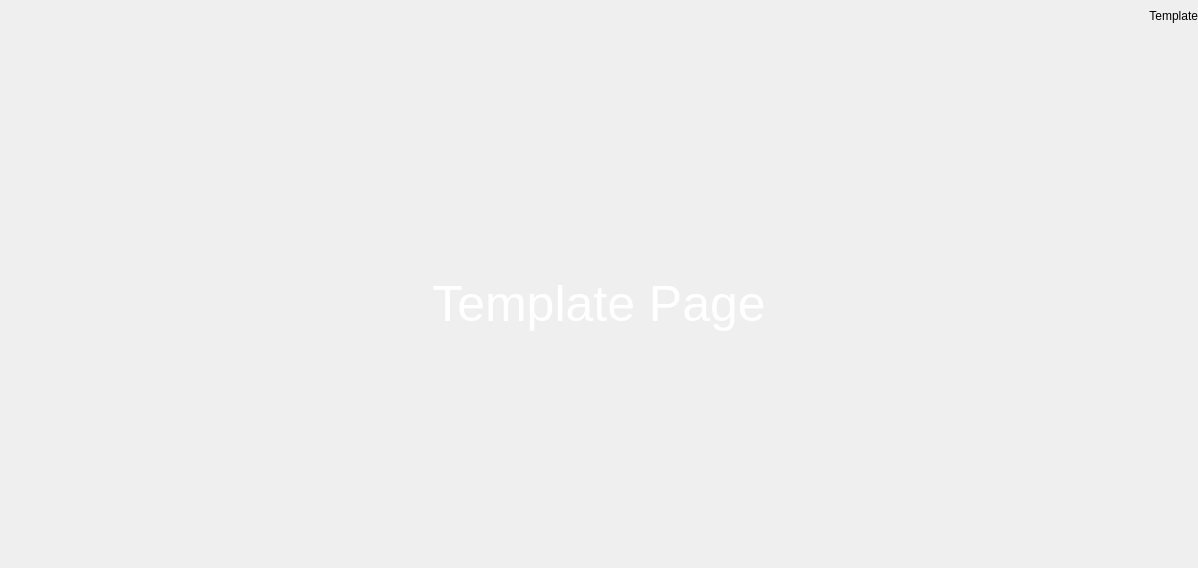
<?xml version="1.0" encoding="UTF-8"?>
<ui version="4.0">
 <class>Page</class>
 <widget class="QWidget" name="Page">
  <property name="geometry">
   <rect>
    <x>0</x>
    <y>0</y>
    <width>1198</width>
    <height>568</height>
   </rect>
  </property>
  <property name="sizePolicy">
   <sizepolicy hsizetype="Preferred" vsizetype="Preferred">
    <horstretch>0</horstretch>
    <verstretch>0</verstretch>
   </sizepolicy>
  </property>
  <property name="windowTitle">
   <string>Form</string>
  </property>
  <property name="styleSheet">
   <string notr="true"/>
  </property>
  <layout class="QVBoxLayout" name="verticalLayout">
   <property name="spacing">
    <number>6</number>
   </property>
   <property name="leftMargin">
    <number>0</number>
   </property>
   <property name="topMargin">
    <number>0</number>
   </property>
   <property name="rightMargin">
    <number>0</number>
   </property>
   <property name="bottomMargin">
    <number>0</number>
   </property>
   <item alignment="Qt::AlignTop">
    <widget class="QWidget" name="pageHeader" native="true">
     <property name="minimumSize">
      <size>
       <width>0</width>
       <height>0</height>
      </size>
     </property>
     <property name="maximumSize">
      <size>
       <width>16777215</width>
       <height>16777215</height>
      </size>
     </property>
     <property name="cursor">
      <cursorShape>ArrowCursor</cursorShape>
     </property>
     <layout class="QVBoxLayout">
      <property name="spacing">
       <number>0</number>
      </property>
      <property name="leftMargin">
       <number>0</number>
      </property>
      <property name="topMargin">
       <number>0</number>
      </property>
      <property name="rightMargin">
       <number>0</number>
      </property>
      <property name="bottomMargin">
       <number>0</number>
      </property>
      <item>
       <widget class="QLabel" name="pageTitle">
        <property name="sizePolicy">
         <sizepolicy hsizetype="Expanding" vsizetype="Expanding">
          <horstretch>0</horstretch>
          <verstretch>0</verstretch>
         </sizepolicy>
        </property>
        <property name="minimumSize">
         <size>
          <width>0</width>
          <height>32</height>
         </size>
        </property>
        <property name="maximumSize">
         <size>
          <width>16777215</width>
          <height>32</height>
         </size>
        </property>
        <property name="sizeIncrement">
         <size>
          <width>0</width>
          <height>0</height>
         </size>
        </property>
        <property name="baseSize">
         <size>
          <width>0</width>
          <height>0</height>
         </size>
        </property>
        <property name="text">
         <string>Template</string>
        </property>
        <property name="textFormat">
         <enum>Qt::AutoText</enum>
        </property>
        <property name="alignment">
         <set>Qt::AlignRight|Qt::AlignTrailing|Qt::AlignVCenter</set>
        </property>
        <property name="wordWrap">
         <bool>false</bool>
        </property>
        <property name="margin">
         <number>5</number>
        </property>
       </widget>
      </item>
     </layout>
    </widget>
   </item>
   <item>
    <widget class="QWidget" name="widget" native="true">
     <layout class="QVBoxLayout" name="verticalLayout_2">
      <item>
       <widget class="QLabel" name="label">
        <property name="sizePolicy">
         <sizepolicy hsizetype="Expanding" vsizetype="Expanding">
          <horstretch>0</horstretch>
          <verstretch>0</verstretch>
         </sizepolicy>
        </property>
        <property name="styleSheet">
         <string notr="true">*{
	font-size: 50px;
	color: #fff;
	
}</string>
        </property>
        <property name="text">
         <string>Template Page</string>
        </property>
        <property name="alignment">
         <set>Qt::AlignCenter</set>
        </property>
       </widget>
      </item>
     </layout>
    </widget>
   </item>
  </layout>
 </widget>
 <resources>
  <include location="../../../resources.qrc"/>
 </resources>
 <connections/>
</ui>
